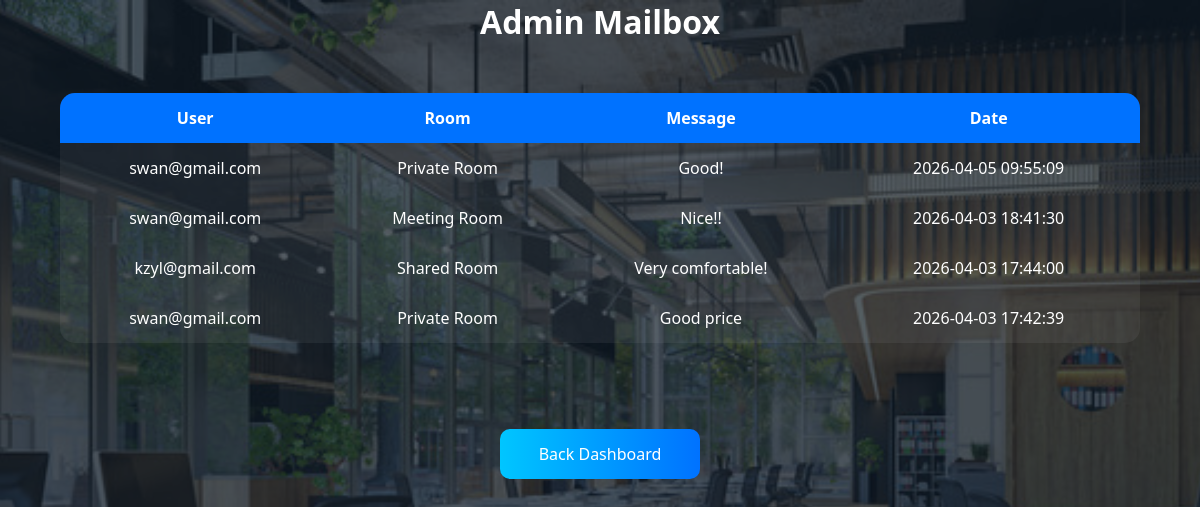
Screenshot of /admin/mailbox (signed in) with the database file from the repository.
### tables this page shows
CREATE TABLE reviews(
ReviewID INTEGER PRIMARY KEY AUTOINCREMENT,
Email TEXT,
Message TEXT,
Date TEXT DEFAULT CURRENT_TIMESTAMP
, Room TEXT, Rating INTEGER DEFAULT 5, Stars INTEGER DEFAULT 5);

### app.py (the view)
@app.route("/admin/mailbox")
def admin_mailbox():
    if "admin" not in session:
        return redirect("/")
    conn=db()
    cur=conn.cursor()
    cur.execute("""
    SELECT Email,Room,Message,Date
    FROM reviews
    ORDER BY Date DESC
    """)
    reviews=cur.fetchall()
    return render_template(
    "admin_mailbox.html",
    reviews=reviews
    )

### app.py (called while the page is built)
def db():
    return sqlite3.connect("database.db")

### templates/admin_mailbox.html (shortened to what this page needs)
<link rel="stylesheet" href="/static/style.css">
<h1>Admin Mailbox</h1>
<table>
<tr>
<th>User</th>
<th>Room</th>
<th>Message</th>
<th>Date</th>
</tr>
{% for r in reviews %}
<tr>
<td>{{r[0]}}</td>
<td>{{r[1]}}</td>
<td>{{r[2]}}</td>
<td>{{r[3]}}</td>
</tr>
{% endfor %}
</table>
<div style="text-align:center;">
<a href="/admin/dashboard">
<button style="width:200px;">
Back Dashboard
</button>
</a>
</div>

### static/style.css (style rules this page uses)
* { margin: 0; padding: 0; box-sizing: border-box; font-family: Segoe UI, sans-serif; }
h1, h2, h3 { margin-bottom: 15px; text-align: center; }
a { color: #00c6ff; text-decoration: none; }
button { width: 100%; padding: 14px; margin-top: 14px; border: none; border-radius: 10px; background: linear-gradient(90deg,#00c6ff,#0072ff); color: white; font-size: 16px; cursor: pointer; transition: .3s; }
table { width: 90%; margin: 50px auto; border-collapse: collapse; background: rgba(255,255,255,0.06); border-radius: 15px; overflow: hidden; }
th { background: #0072ff; padding: 14px; }
td { padding: 14px; text-align: center; }

### rows the page displays
reviews: Email "swan@gmail.com", Room "Private Room", Message "Good!", Date "2026-04-05 09:55:09"
reviews: Email "swan@gmail.com", Room "Meeting Room", Message "Nice!!", Date "2026-04-03 18:41:30"
reviews: Email "kzyl@gmail.com", Room "Shared Room", Message "Very comfortable!", Date "2026-04-03 17:44:00"
reviews: Email "swan@gmail.com", Room "Private Room", Message "Good price", Date "2026-04-03 17:42:39"
